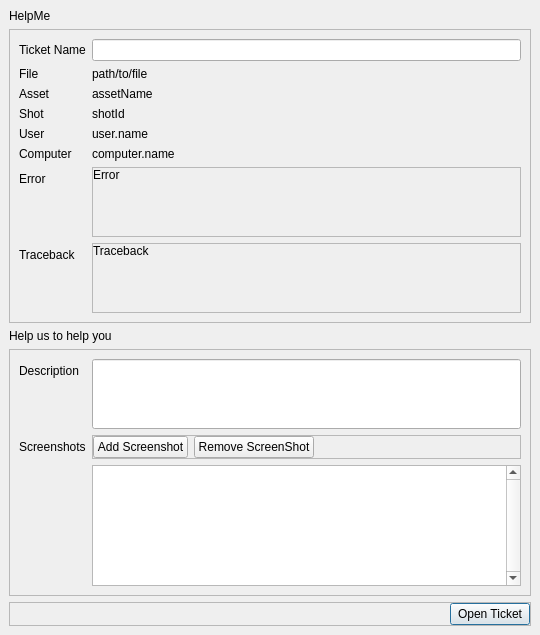
<?xml version="1.0" encoding="UTF-8"?>
<ui version="4.0">
 <class>helpme_widget</class>
 <widget class="QWidget" name="helpme_widget">
  <property name="geometry">
   <rect>
    <x>0</x>
    <y>0</y>
    <width>540</width>
    <height>635</height>
   </rect>
  </property>
  <property name="windowTitle">
   <string>Form</string>
  </property>
  <layout class="QVBoxLayout" name="verticalLayout">
   <property name="leftMargin">
    <number>0</number>
   </property>
   <property name="topMargin">
    <number>0</number>
   </property>
   <property name="rightMargin">
    <number>0</number>
   </property>
   <property name="bottomMargin">
    <number>0</number>
   </property>
   <item>
    <widget class="QWidget" name="main_widget" native="true">
     <layout class="QVBoxLayout" name="verticalLayout_2">
      <item>
       <widget class="QLabel" name="label_title">
        <property name="sizePolicy">
         <sizepolicy hsizetype="Preferred" vsizetype="Fixed">
          <horstretch>0</horstretch>
          <verstretch>0</verstretch>
         </sizepolicy>
        </property>
        <property name="text">
         <string>HelpMe</string>
        </property>
        <property name="tag" stdset="0">
         <string>H2</string>
        </property>
       </widget>
      </item>
      <item>
       <widget class="QFrame" name="frame_info">
        <property name="frameShape">
         <enum>QFrame::StyledPanel</enum>
        </property>
        <property name="frameShadow">
         <enum>QFrame::Raised</enum>
        </property>
        <layout class="QFormLayout" name="formLayout">
         <item row="0" column="0">
          <widget class="QLabel" name="l_name">
           <property name="text">
            <string>Ticket Name</string>
           </property>
          </widget>
         </item>
         <item row="0" column="1">
          <widget class="QLineEdit" name="le_name"/>
         </item>
         <item row="1" column="0">
          <widget class="QLabel" name="l_file">
           <property name="text">
            <string>File</string>
           </property>
          </widget>
         </item>
         <item row="1" column="1">
          <widget class="QLabel" name="label_file">
           <property name="text">
            <string>path/to/file</string>
           </property>
          </widget>
         </item>
         <item row="2" column="0">
          <widget class="QLabel" name="l_asset">
           <property name="text">
            <string>Asset</string>
           </property>
          </widget>
         </item>
         <item row="2" column="1">
          <widget class="QLabel" name="label_asset">
           <property name="text">
            <string>assetName</string>
           </property>
          </widget>
         </item>
         <item row="3" column="0">
          <widget class="QLabel" name="l_shot">
           <property name="text">
            <string>Shot</string>
           </property>
          </widget>
         </item>
         <item row="3" column="1">
          <widget class="QLabel" name="label_shot">
           <property name="text">
            <string>shotId</string>
           </property>
          </widget>
         </item>
         <item row="4" column="0">
          <widget class="QLabel" name="l_user">
           <property name="text">
            <string>User</string>
           </property>
          </widget>
         </item>
         <item row="5" column="0">
          <widget class="QLabel" name="l_computer">
           <property name="text">
            <string>Computer</string>
           </property>
          </widget>
         </item>
         <item row="4" column="1">
          <widget class="QLabel" name="label_user">
           <property name="text">
            <string>user.name</string>
           </property>
          </widget>
         </item>
         <item row="5" column="1">
          <widget class="QLabel" name="label_computer">
           <property name="text">
            <string>computer.name</string>
           </property>
          </widget>
         </item>
         <item row="6" column="0">
          <widget class="QLabel" name="l_error">
           <property name="text">
            <string>Error</string>
           </property>
          </widget>
         </item>
         <item row="7" column="0">
          <widget class="QLabel" name="l_traceback">
           <property name="text">
            <string>Traceback</string>
           </property>
          </widget>
         </item>
         <item row="6" column="1">
          <widget class="QScrollArea" name="sa_error">
           <property name="widgetResizable">
            <bool>true</bool>
           </property>
           <widget class="QWidget" name="sa_error_contents">
            <property name="geometry">
             <rect>
              <x>0</x>
              <y>0</y>
              <width>436</width>
              <height>69</height>
             </rect>
            </property>
            <layout class="QVBoxLayout" name="verticalLayout_3">
             <property name="leftMargin">
              <number>0</number>
             </property>
             <property name="topMargin">
              <number>0</number>
             </property>
             <property name="rightMargin">
              <number>0</number>
             </property>
             <property name="bottomMargin">
              <number>0</number>
             </property>
             <item>
              <widget class="QLabel" name="label_error">
               <property name="text">
                <string>Error</string>
               </property>
               <property name="alignment">
                <set>Qt::AlignLeading|Qt::AlignLeft|Qt::AlignTop</set>
               </property>
               <property name="status" stdset="0">
                <string>code</string>
               </property>
              </widget>
             </item>
            </layout>
           </widget>
          </widget>
         </item>
         <item row="7" column="1">
          <widget class="QScrollArea" name="sa_traceback">
           <property name="widgetResizable">
            <bool>true</bool>
           </property>
           <widget class="QWidget" name="sa_traceback_contents">
            <property name="geometry">
             <rect>
              <x>0</x>
              <y>0</y>
              <width>436</width>
              <height>69</height>
             </rect>
            </property>
            <layout class="QVBoxLayout" name="verticalLayout_4">
             <property name="leftMargin">
              <number>0</number>
             </property>
             <property name="topMargin">
              <number>0</number>
             </property>
             <property name="rightMargin">
              <number>0</number>
             </property>
             <property name="bottomMargin">
              <number>0</number>
             </property>
             <item>
              <widget class="QLabel" name="label_traceback">
               <property name="text">
                <string>Traceback</string>
               </property>
               <property name="alignment">
                <set>Qt::AlignLeading|Qt::AlignLeft|Qt::AlignTop</set>
               </property>
               <property name="status" stdset="0">
                <string>code</string>
               </property>
              </widget>
             </item>
            </layout>
           </widget>
          </widget>
         </item>
        </layout>
       </widget>
      </item>
      <item>
       <widget class="QLabel" name="label_help_us">
        <property name="text">
         <string>Help us to help you</string>
        </property>
        <property name="tag" stdset="0">
         <string>H2</string>
        </property>
       </widget>
      </item>
      <item>
       <widget class="QFrame" name="frame_context">
        <property name="frameShape">
         <enum>QFrame::StyledPanel</enum>
        </property>
        <property name="frameShadow">
         <enum>QFrame::Raised</enum>
        </property>
        <layout class="QFormLayout" name="formLayout_2">
         <item row="0" column="0">
          <widget class="QLabel" name="l_description">
           <property name="text">
            <string>Description</string>
           </property>
          </widget>
         </item>
         <item row="0" column="1">
          <widget class="QLineEdit" name="le_description">
           <property name="minimumSize">
            <size>
             <width>0</width>
             <height>70</height>
            </size>
           </property>
           <property name="alignment">
            <set>Qt::AlignLeading|Qt::AlignLeft|Qt::AlignTop</set>
           </property>
          </widget>
         </item>
         <item row="1" column="0">
          <widget class="QLabel" name="l_screenshots">
           <property name="text">
            <string>Screenshots</string>
           </property>
          </widget>
         </item>
         <item row="2" column="0">
          <widget class="QLabel" name="l_empty">
           <property name="text">
            <string/>
           </property>
          </widget>
         </item>
         <item row="2" column="1">
          <widget class="QListWidget" name="list_screenshots">
           <property name="minimumSize">
            <size>
             <width>0</width>
             <height>100</height>
            </size>
           </property>
           <property name="verticalScrollBarPolicy">
            <enum>Qt::ScrollBarAlwaysOn</enum>
           </property>
           <property name="editTriggers">
            <set>QAbstractItemView::NoEditTriggers</set>
           </property>
           <property name="showDropIndicator" stdset="0">
            <bool>false</bool>
           </property>
           <property name="dragDropMode">
            <enum>QAbstractItemView::DragOnly</enum>
           </property>
           <property name="defaultDropAction">
            <enum>Qt::IgnoreAction</enum>
           </property>
           <property name="viewMode">
            <enum>QListView::IconMode</enum>
           </property>
          </widget>
         </item>
         <item row="1" column="1">
          <widget class="QFrame" name="frame">
           <property name="frameShape">
            <enum>QFrame::StyledPanel</enum>
           </property>
           <property name="frameShadow">
            <enum>QFrame::Raised</enum>
           </property>
           <layout class="QHBoxLayout" name="horizontalLayout_2">
            <property name="leftMargin">
             <number>0</number>
            </property>
            <property name="topMargin">
             <number>0</number>
            </property>
            <property name="rightMargin">
             <number>0</number>
            </property>
            <property name="bottomMargin">
             <number>0</number>
            </property>
            <item>
             <widget class="QPushButton" name="pb_add_screenshot">
              <property name="text">
               <string>Add Screenshot</string>
              </property>
              <property name="status" stdset="0">
               <string>important</string>
              </property>
             </widget>
            </item>
            <item>
             <widget class="QPushButton" name="pb_remove_screenshot">
              <property name="text">
               <string>Remove ScreenShot</string>
              </property>
              <property name="status" stdset="0">
               <string>danger</string>
              </property>
             </widget>
            </item>
            <item>
             <spacer name="horizontalSpacer_2">
              <property name="orientation">
               <enum>Qt::Horizontal</enum>
              </property>
              <property name="sizeHint" stdset="0">
               <size>
                <width>40</width>
                <height>20</height>
               </size>
              </property>
             </spacer>
            </item>
           </layout>
          </widget>
         </item>
        </layout>
       </widget>
      </item>
      <item>
       <widget class="QFrame" name="frame_bottom">
        <property name="sizePolicy">
         <sizepolicy hsizetype="Preferred" vsizetype="Fixed">
          <horstretch>0</horstretch>
          <verstretch>0</verstretch>
         </sizepolicy>
        </property>
        <property name="frameShape">
         <enum>QFrame::StyledPanel</enum>
        </property>
        <property name="frameShadow">
         <enum>QFrame::Raised</enum>
        </property>
        <layout class="QHBoxLayout" name="horizontalLayout">
         <property name="leftMargin">
          <number>0</number>
         </property>
         <property name="topMargin">
          <number>0</number>
         </property>
         <property name="rightMargin">
          <number>0</number>
         </property>
         <property name="bottomMargin">
          <number>0</number>
         </property>
         <item>
          <spacer name="horizontalSpacer">
           <property name="orientation">
            <enum>Qt::Horizontal</enum>
           </property>
           <property name="sizeHint" stdset="0">
            <size>
             <width>40</width>
             <height>20</height>
            </size>
           </property>
          </spacer>
         </item>
         <item>
          <widget class="QPushButton" name="button_open_ticket">
           <property name="minimumSize">
            <size>
             <width>80</width>
             <height>0</height>
            </size>
           </property>
           <property name="text">
            <string>Open Ticket</string>
           </property>
           <property name="autoDefault">
            <bool>true</bool>
           </property>
           <property name="default">
            <bool>true</bool>
           </property>
           <property name="status" stdset="0">
            <string>important</string>
           </property>
          </widget>
         </item>
        </layout>
       </widget>
      </item>
     </layout>
    </widget>
   </item>
  </layout>
 </widget>
 <resources/>
 <connections/>
</ui>
